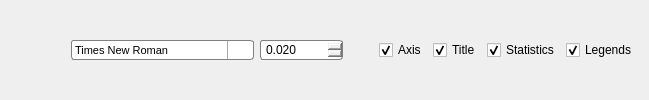
         <widget class="QWidget" name="tab_2">
          <attribute name="title">
           <string>FONTS</string>
          </attribute>
          <layout class="QHBoxLayout" name="horizontalLayout_7">
           <property name="topMargin">
            <number>2</number>
           </property>
           <property name="rightMargin">
            <number>11</number>
           </property>
           <property name="bottomMargin">
            <number>2</number>
           </property>
           <item>
            <widget class="QToolButton" name="bold">
             <property name="font">
              <font>
               <family>Segoe UI</family>
               <pointsize>8</pointsize>
              </font>
             </property>
             <property name="toolTip">
              <string>Bold</string>
             </property>
             <property name="text">
              <string/>
             </property>
             <property name="icon">
              <iconset resource="resources.qrc">
               <normaloff>:/icons/icons/windows8_icons/Text_Formatting/bold.png</normaloff>:/icons/icons/windows8_icons/Text_Formatting/bold.png</iconset>
             </property>
             <property name="checkable">
              <bool>true</bool>
             </property>
             <property name="autoRaise">
              <bool>true</bool>
             </property>
            </widget>
           </item>
           <item>
            <widget class="QToolButton" name="italic">
             <property name="font">
              <font>
               <family>Segoe UI</family>
               <pointsize>8</pointsize>
              </font>
             </property>
             <property name="toolTip">
              <string>Italic</string>
             </property>
             <property name="text">
              <string/>
             </property>
             <property name="icon">
              <iconset resource="resources.qrc">
               <normaloff>:/icons/icons/windows8_icons/Text_Formatting/italic.png</normaloff>:/icons/icons/windows8_icons/Text_Formatting/italic.png</iconset>
             </property>
             <property name="checkable">
              <bool>true</bool>
             </property>
             <property name="autoRaise">
              <bool>true</bool>
             </property>
            </widget>
           </item>
           <item>
            <widget class="QComboBox" name="fontcomboBox">
             <property name="sizePolicy">
              <sizepolicy hsizetype="Minimum" vsizetype="Fixed">
               <horstretch>0</horstretch>
               <verstretch>0</verstretch>
              </sizepolicy>
             </property>
             <property name="minimumSize">
              <size>
               <width>183</width>
               <height>0</height>
              </size>
             </property>
             <property name="font">
              <font>
               <family>Segoe UI</family>
               <pointsize>8</pointsize>
               <weight>50</weight>
               <italic>false</italic>
               <bold>false</bold>
              </font>
             </property>
             <property name="focusPolicy">
              <enum>Qt::NoFocus</enum>
             </property>
             <property name="toolTip">
              <string>Choose font</string>
             </property>
             <property name="styleSheet">
              <string notr="true">QComboBox {
     border: 1px solid gray;
     border-radius: 3px;
     padding: 1px 18px 1px 3px;
     min-width:10em;

 }

 QComboBox:editable {
     background: white;
 }

 QComboBox:!editable, QComboBox::drop-down:editable {
      background: qlineargradient(x1: 0, y1: 0, x2: 0, y2: 1,
                                  stop: 0 #E1E1E1, stop: 0.4 #DDDDDD,
                                  stop: 0.5 #D8D8D8, stop: 1.0 #D3D3D3);
 }

 /* QComboBox gets the &quot;on&quot; state when the popup is open */
 QComboBox:!editable:on, QComboBox::drop-down:editable:on {
     background: qlineargradient(x1: 0, y1: 0, x2: 0, y2: 1,
                                 stop: 0 #D3D3D3, stop: 0.4 #D8D8D8,
                                 stop: 0.5 #DDDDDD, stop: 1.0 #E1E1E1);
 }

 QComboBox:on { /* shift the text when the popup opens */
     padding-top: 3px;
     padding-left: 4px;
 }

 QComboBox::drop-down {
     subcontrol-origin: padding;
     subcontrol-position: top right;
     width: 25px;

     border-left-width: 1px;
     border-left-color: darkgray;
     border-left-style: solid; /* just a single line */
     border-top-right-radius: 3px; /* same radius as the QComboBox */
     border-bottom-right-radius: 3px;
 }

 QComboBox::down-arrow {
     image: url(:/icons/icons/others/comboArrow.png);
 }

 QComboBox::down-arrow:on { /* shift the arrow when popup is open */
     top: 1px;
     left: 1px;
 }</string>
             </property>
             <item>
              <property name="text">
               <string>Times New Roman</string>
              </property>
             </item>
             <item>
              <property name="text">
               <string>Arial</string>
              </property>
             </item>
             <item>
              <property name="text">
               <string>Courier New</string>
              </property>
             </item>
             <item>
              <property name="text">
               <string>Symbol</string>
              </property>
             </item>
             <item>
              <property name="text">
               <string>Wingdings</string>
              </property>
             </item>
            </widget>
           </item>
           <item>
            <widget class="QDoubleSpinBox" name="fontSize">
             <property name="minimumSize">
              <size>
               <width>83</width>
               <height>0</height>
              </size>
             </property>
             <property name="toolTip">
              <string>Font size</string>
             </property>
             <property name="styleSheet">
              <string notr="true">QDoubleSpinBox {
     border: 1px solid gray;
     border-radius: 3px;
     padding: 1px 18px 1px 3px;
     min-width:3.5em;

font: 8pt &quot;Segoe UI&quot;;
 }

 QComboBox:editable {
     background: white;
 }

 QComboBox:!editable, QComboBox::drop-down:editable {
      background: qlineargradient(x1: 0, y1: 0, x2: 0, y2: 1,
                                  stop: 0 #E1E1E1, stop: 0.4 #DDDDDD,
                                  stop: 0.5 #D8D8D8, stop: 1.0 #D3D3D3);
 }

 /* QComboBox gets the &quot;on&quot; state when the popup is open */
 QComboBox:!editable:on, QComboBox::drop-down:editable:on {
     background: qlineargradient(x1: 0, y1: 0, x2: 0, y2: 1,
                                 stop: 0 #D3D3D3, stop: 0.4 #D8D8D8,
                                 stop: 0.5 #DDDDDD, stop: 1.0 #E1E1E1);
 }

 QComboBox:on { /* shift the text when the popup opens */
     padding-top: 3px;
     padding-left: 4px;
 }

 QComboBox::drop-down {
     subcontrol-origin: padding;
     subcontrol-position: top right;
     width: 25px;

     border-left-width: 1px;
     border-left-color: darkgray;
     border-left-style: solid; /* just a single line */
     border-top-right-radius: 3px; /* same radius as the QComboBox */
     border-bottom-right-radius: 3px;
 }

 QComboBox::down-arrow {
     image: url(C:/Users/samuel/Desktop/windows8_icons/Arrows/down.png);
 }

 QComboBox::down-arrow:on { /* shift the arrow when popup is open */
     top: 1px;
     left: 1px;
 }</string>
             </property>
             <property name="decimals">
              <number>3</number>
             </property>
             <property name="minimum">
              <double>0.005000000000000</double>
             </property>
             <property name="maximum">
              <double>10.000000000000000</double>
             </property>
             <property name="singleStep">
              <double>0.010000000000000</double>
             </property>
             <property name="value">
              <double>0.020000000000000</double>
             </property>
            </widget>
           </item>
           <item>
            <widget class="QToolButton" name="fontColor">
             <property name="font">
              <font>
               <weight>75</weight>
               <bold>true</bold>
              </font>
             </property>
             <property name="toolTip">
              <string>Font color</string>
             </property>
             <property name="text">
              <string/>
             </property>
             <property name="icon">
              <iconset resource="resources.qrc">
               <normaloff>:/icons/icons/others/Actions-format-text-color-icon.png</normaloff>:/icons/icons/others/Actions-format-text-color-icon.png</iconset>
             </property>
             <property name="popupMode">
              <enum>QToolButton::DelayedPopup</enum>
             </property>
             <property name="toolButtonStyle">
              <enum>Qt::ToolButtonIconOnly</enum>
             </property>
             <property name="autoRaise">
              <bool>true</bool>
             </property>
             <property name="arrowType">
              <enum>Qt::NoArrow</enum>
             </property>
            </widget>
           </item>
           <item>
            <widget class="QCheckBox" name="axisFont">
             <property name="text">
              <string>Axis</string>
             </property>
             <property name="checked">
              <bool>true</bool>
             </property>
            </widget>
           </item>
           <item>
            <widget class="QCheckBox" name="titleFont">
             <property name="text">
              <string>Title</string>
             </property>
             <property name="checked">
              <bool>true</bool>
             </property>
            </widget>
           </item>
           <item>
            <widget class="QCheckBox" name="statsFont">
             <property name="text">
              <string>Statistics</string>
             </property>
             <property name="checked">
              <bool>true</bool>
             </property>
            </widget>
           </item>
           <item>
            <widget class="QCheckBox" name="legendFont">
             <property name="text">
              <string>Legends</string>
             </property>
             <property name="checked">
              <bool>true</bool>
             </property>
            </widget>
           </item>
          </layout>
         </widget>
